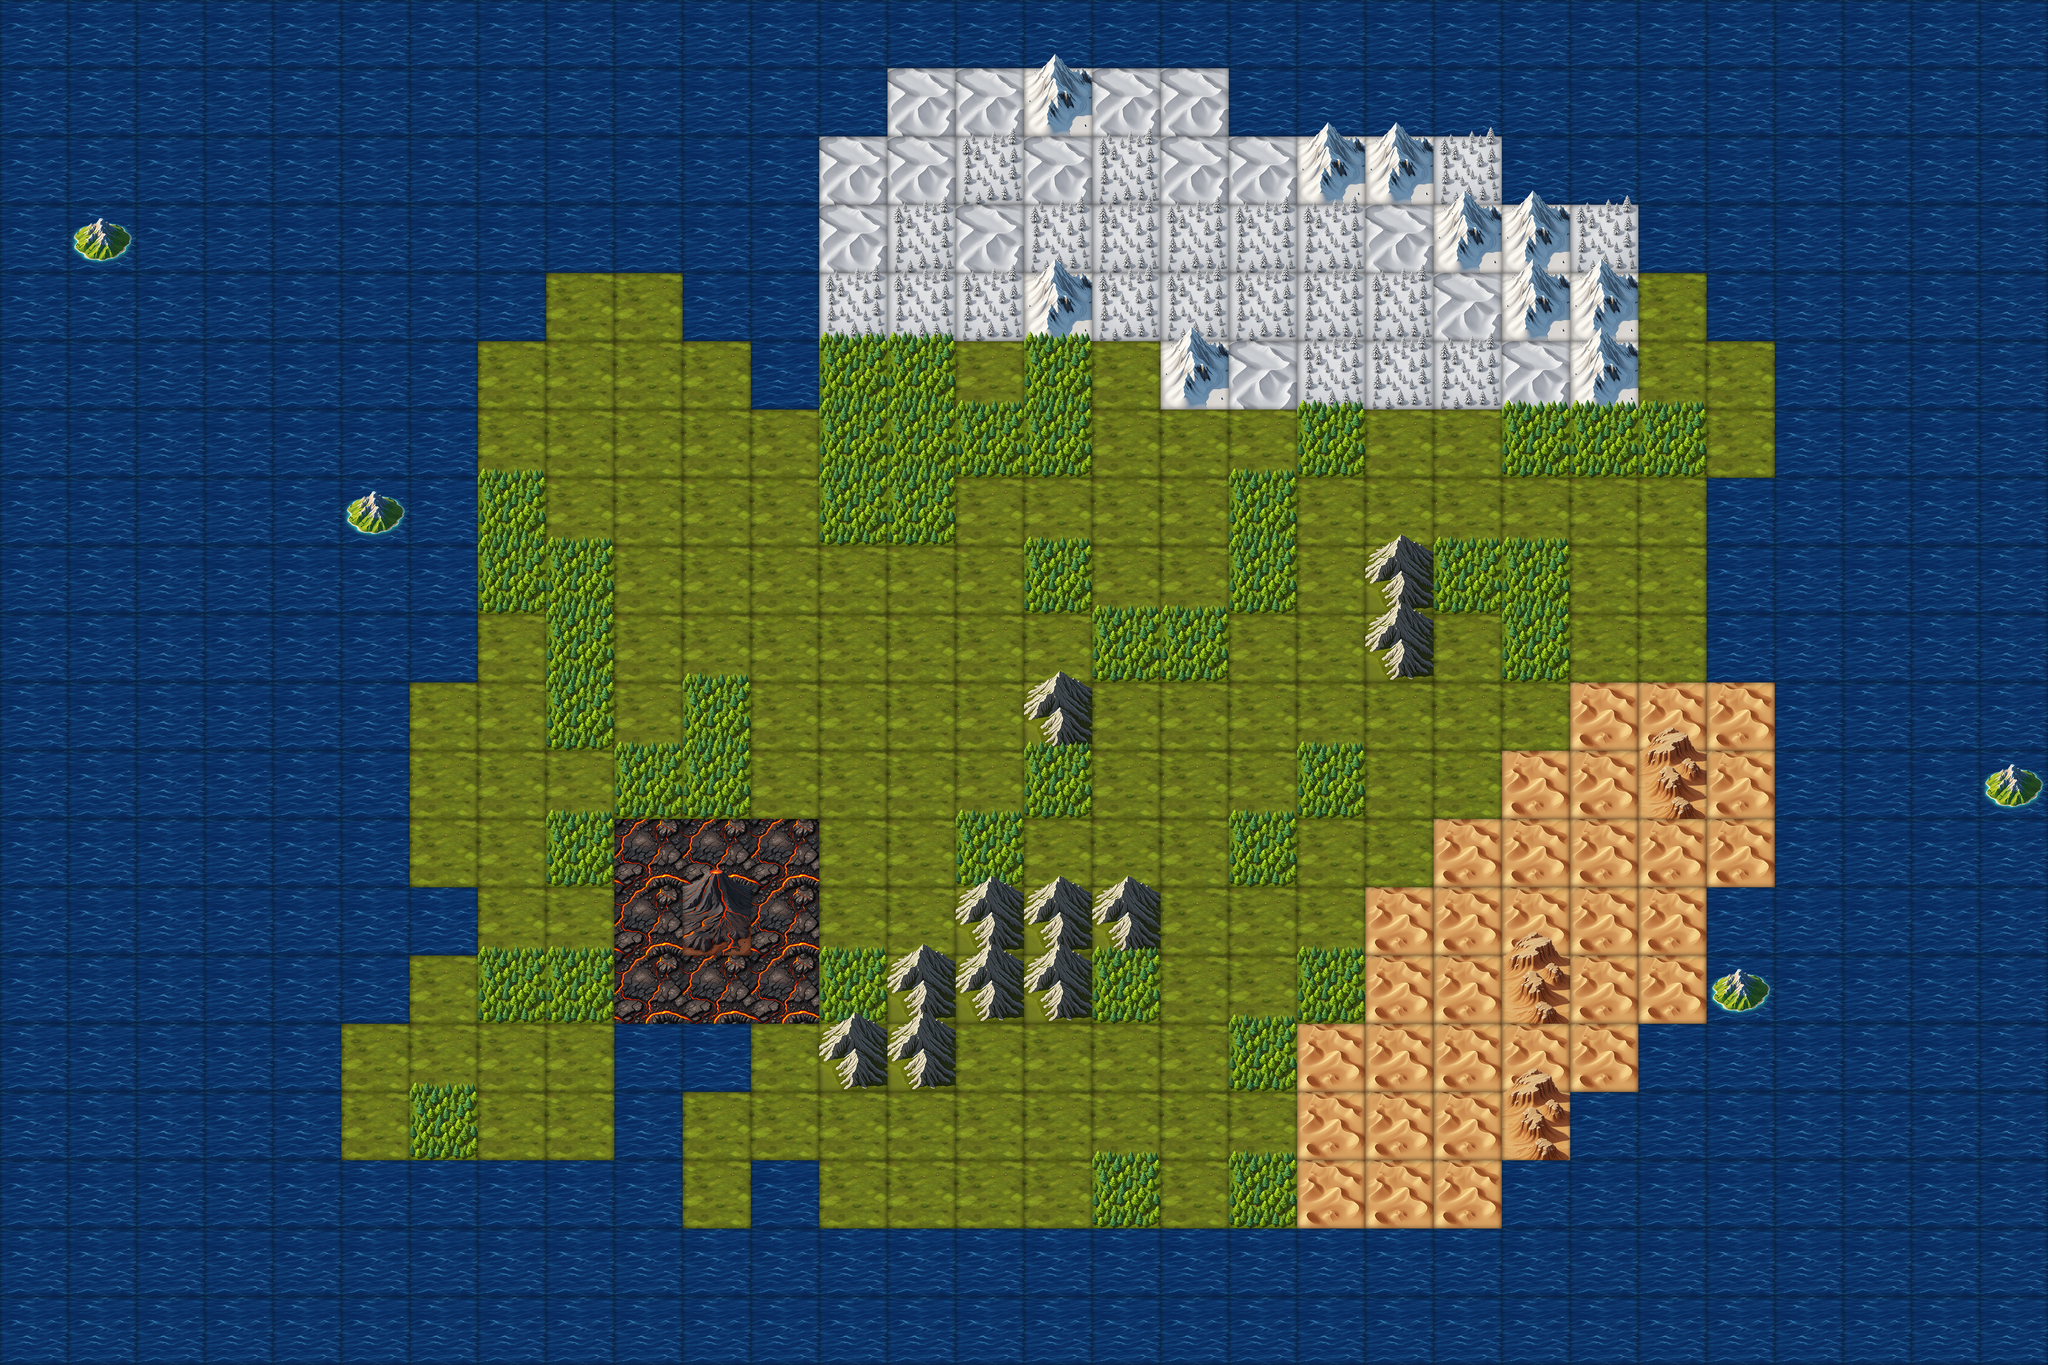

Tiled map render using the project's own tile images. Description and the whole map definition, tile-layer contents included, below:
An orthogonal 30x20 tile map with 250x250 px tiles, 1 tile layer (Calque de Tuiles 1).

<map version="1.10" tiledversion="1.11.0" orientation="orthogonal" renderorder="right-down" width="30" height="20" tilewidth="250" tileheight="250" infinite="0" nextlayerid="2" nextobjectid="1">
 <tileset firstgid="1" source="tiles.tsx" />
 <layer id="1" name="Calque de Tuiles 1" width="30" height="20">
  <data encoding="csv">
26,26,26,26,26,26,26,26,26,26,26,26,26,26,26,26,26,26,26,26,26,26,26,26,26,26,26,26,26,26,
26,26,26,26,26,26,26,26,26,26,26,26,26,35,35,36,35,35,26,26,26,26,26,26,26,26,26,26,26,26,
26,26,26,26,26,26,26,26,26,26,26,26,35,35,37,35,37,35,35,36,36,37,26,26,26,26,26,26,26,26,
26,27,26,26,26,26,26,26,26,26,26,26,35,37,35,37,37,37,37,37,35,36,36,37,26,26,26,26,26,26,
26,26,26,26,26,26,26,26,28,28,26,26,37,37,37,36,37,37,37,37,37,35,36,36,28,26,26,26,26,26,
26,26,26,26,26,26,26,28,28,28,28,26,30,30,28,30,28,36,35,37,37,37,35,36,28,28,26,26,26,26,
26,26,26,26,26,26,26,28,28,28,28,28,30,30,30,30,28,28,28,30,28,28,30,30,30,28,26,26,26,26,
26,26,26,26,26,27,26,30,28,28,28,28,30,30,28,28,28,28,30,28,28,28,28,28,28,26,26,26,26,26,
26,26,26,26,26,26,26,30,30,28,28,28,28,28,28,30,28,28,30,28,29,30,30,28,28,26,26,26,26,26,
26,26,26,26,26,26,26,28,30,28,28,28,28,28,28,28,30,30,28,28,29,28,30,28,28,26,26,26,26,26,
26,26,26,26,26,26,28,28,30,28,30,28,28,28,28,29,28,28,28,28,28,28,28,31,31,31,26,26,26,26,
26,26,26,26,26,26,28,28,28,30,30,28,28,28,28,30,28,28,28,30,28,28,31,31,32,31,26,26,26,27,
26,26,26,26,26,26,28,28,30,33,33,33,28,28,30,28,28,28,30,28,28,31,31,31,31,31,26,26,26,26,
26,26,26,26,26,26,26,28,28,33,34,33,28,28,29,29,29,28,28,28,31,31,31,31,31,26,26,26,26,26,
26,26,26,26,26,26,28,30,30,33,33,33,30,29,29,29,30,28,28,30,31,31,32,31,31,27,26,26,26,26,
26,26,26,26,26,28,28,28,28,26,26,28,29,29,28,28,28,28,30,31,31,31,31,31,26,26,26,26,26,26,
26,26,26,26,26,28,30,28,28,26,28,28,28,28,28,28,28,28,28,31,31,31,32,26,26,26,26,26,26,26,
26,26,26,26,26,26,26,26,26,26,28,26,28,28,28,28,30,28,30,31,31,31,26,26,26,26,26,26,26,26,
26,26,26,26,26,26,26,26,26,26,26,26,26,26,26,26,26,26,26,26,26,26,26,26,26,26,26,26,26,26,
26,26,26,26,26,26,26,26,26,26,26,26,26,26,26,26,26,26,26,26,26,26,26,26,26,26,26,26,26,26
</data>
 </layer>
</map>